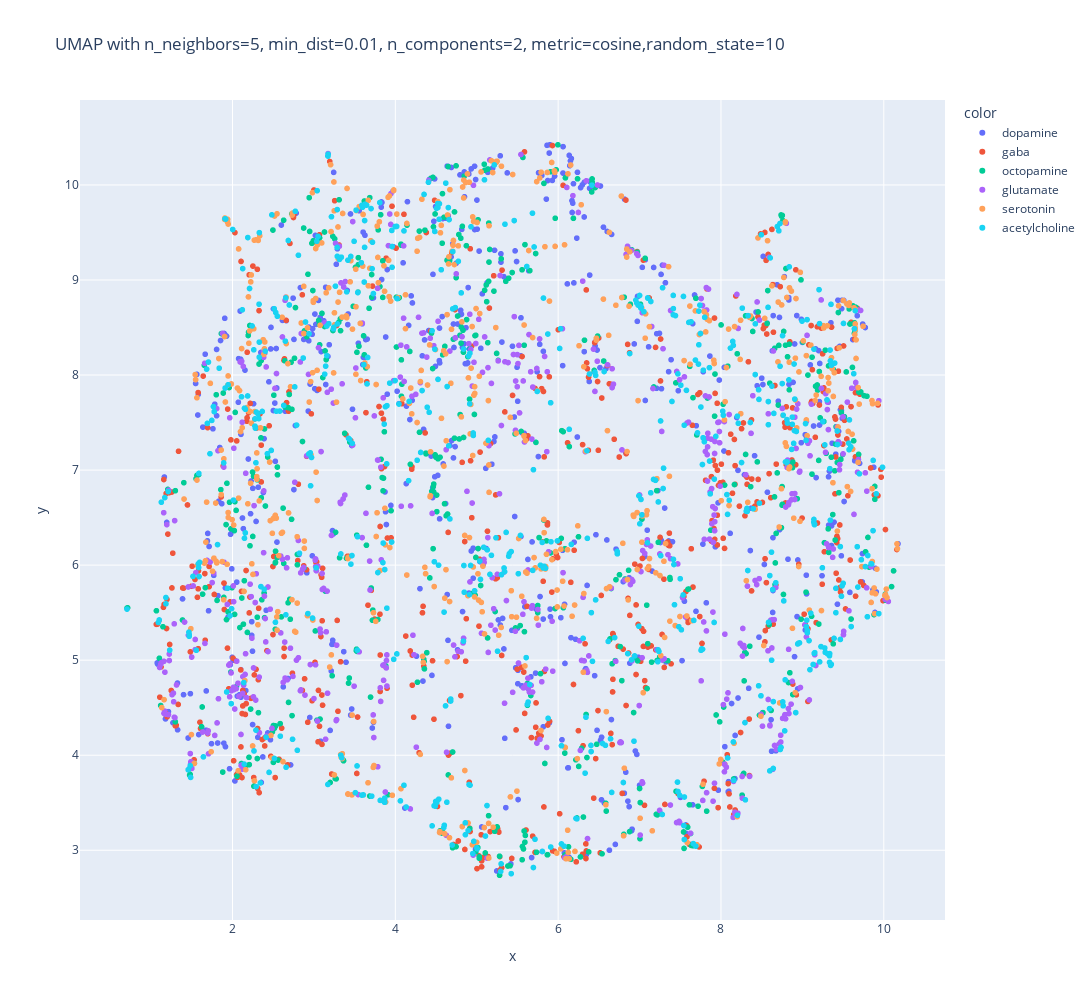

Write notebook code for a chart like this one.
### Code cell
if latent:
    all_features = torch.cat(latent, dim=0).numpy()

    pca = PCA(n_components=25)
    reduced_features = pca.fit_transform(all_features)
    

    n_neighbor=5
    min_dist=0.01
    n_components=2
    metric='cosine' #cosine
    random_state=10
    
    reducer = umap.UMAP(
        n_neighbors=n_neighbor,
        min_dist=min_dist,
        n_components=n_components,
        metric=metric,
        random_state=random_state
    )
    embedding = reducer.fit_transform(reduced_features)
    
    fig = px.scatter(
        x=embedding[:, 0],
        y=embedding[:, 1],
        color = label_list,
        title = f'UMAP with n_neighbors={n_neighbor}, min_dist={min_dist}, n_components={n_components}, metric={metric},random_state={random_state}',
        width=1500,
        height=1000
    )
    fig.show()
else:
    print("No features were extracted!")
    
    
knn = sklearn.neighbors.KNeighborsClassifier(n_neighbors=6)
neigh = knn.fit(embedding[:, 0].reshape(-1,1), embedding[:, 1].reshape(-1,1))

### Figure 1 — Plotly figure (JSON) as saved in the notebook; plotly's stock layout.template omitted (floating-point values rounded to 4 significant figures; data arrays with more than 128 entries replaced by an {"elided": "..."} marker saying what was removed)
{"data": [{"hovertemplate": "color=dopamine<br>x=%{x}<br>y=%{y}<extra></extra>", "legendgroup": "dopamine", "marker": {"color": "#636efa", "symbol": "circle"}, "mode": "markers", "name": "dopamine", "showlegend": true, "type": "scattergl", "x": {"elided": "600 float values"}, "xaxis": "x", "y": {"elided": "600 float values"}, "yaxis": "y"}, {"hovertemplate": "color=gaba<br>x=%{x}<br>y=%{y}<extra></extra>", "legendgroup": "gaba", "marker": {"color": "#EF553B", "symbol": "circle"}, "mode": "markers", "name": "gaba", "showlegend": true, "type": "scattergl", "x": {"elided": "600 float values"}, "xaxis": "x", "y": {"elided": "600 float values"}, "yaxis": "y"}, {"hovertemplate": "color=octopamine<br>x=%{x}<br>y=%{y}<extra></extra>", "legendgroup": "octopamine", "marker": {"color": "#00cc96", "symbol": "circle"}, "mode": "markers", "name": "octopamine", "showlegend": true, "type": "scattergl", "x": {"elided": "600 float values"}, "xaxis": "x", "y": {"elided": "600 float values"}, "yaxis": "y"}, {"hovertemplate": "color=glutamate<br>x=%{x}<br>y=%{y}<extra></extra>", "legendgroup": "glutamate", "marker": {"color": "#ab63fa", "symbol": "circle"}, "mode": "markers", "name": "glutamate", "showlegend": true, "type": "scattergl", "x": {"elided": "600 float values"}, "xaxis": "x", "y": {"elided": "600 float values"}, "yaxis": "y"}, {"hovertemplate": "color=serotonin<br>x=%{x}<br>y=%{y}<extra></extra>", "legendgroup": "serotonin", "marker": {"color": "#FFA15A", "symbol": "circle"}, "mode": "markers", "name": "serotonin", "showlegend": true, "type": "scattergl", "x": {"elided": "600 float values"}, "xaxis": "x", "y": {"elided": "600 float values"}, "yaxis": "y"}, {"hovertemplate": "color=acetylcholine<br>x=%{x}<br>y=%{y}<extra></extra>", "legendgroup": "acetylcholine", "marker": {"color": "#19d3f3", "symbol": "circle"}, "mode": "markers", "name": "acetylcholine", "showlegend": true, "type": "scattergl", "x": {"elided": "600 float values"}, "xaxis": "x", "y": {"elided": "600 float values"}, "yaxis": "y"}], "layout": {"height": 1000, "legend": {"title": {"text": "color"}, "tracegroupgap": 0}, "title": {"text": "UMAP with n_neighbors=5, min_dist=0.01, n_components=2, metric=cosine,random_state=10"}, "width": 1500, "xaxis": {"anchor": "y", "domain": [0, 1], "title": {"text": "x"}}, "yaxis": {"anchor": "x", "domain": [0, 1], "title": {"text": "y"}}}}
